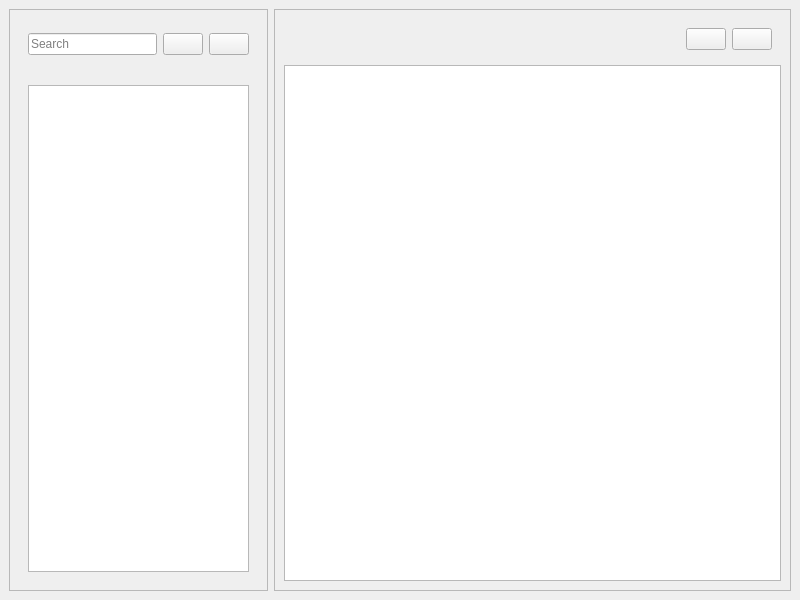
<?xml version="1.0" encoding="UTF-8"?>
<ui version="4.0">
 <class>MainWindow</class>
 <widget class="QMainWindow" name="MainWindow">
  <property name="geometry">
   <rect>
    <x>0</x>
    <y>0</y>
    <width>800</width>
    <height>600</height>
   </rect>
  </property>
  <property name="minimumSize">
   <size>
    <width>800</width>
    <height>600</height>
   </size>
  </property>
  <property name="windowTitle">
   <string>English Dictionary</string>
  </property>
  <widget class="QWidget" name="central_widget">
   <property name="minimumSize">
    <size>
     <width>800</width>
     <height>600</height>
    </size>
   </property>
   <layout class="QHBoxLayout" name="horizontalLayout_2" stretch="1,2">
    <item>
     <widget class="QFrame" name="left_frame">
      <property name="frameShape">
       <enum>QFrame::StyledPanel</enum>
      </property>
      <property name="frameShadow">
       <enum>QFrame::Raised</enum>
      </property>
      <layout class="QVBoxLayout" name="verticalLayout" stretch="1,10">
       <item>
        <widget class="QFrame" name="frame_4">
         <property name="frameShape">
          <enum>QFrame::NoFrame</enum>
         </property>
         <property name="frameShadow">
          <enum>QFrame::Plain</enum>
         </property>
         <layout class="QHBoxLayout" name="horizontalLayout_3">
          <item>
           <widget class="QLineEdit" name="search_bar">
            <property name="maxLength">
             <number>64</number>
            </property>
            <property name="placeholderText">
             <string>Search</string>
            </property>
            <property name="clearButtonEnabled">
             <bool>true</bool>
            </property>
           </widget>
          </item>
          <item>
           <widget class="QPushButton" name="search_button">
            <property name="toolTip">
             <string>Search word from the internet</string>
            </property>
            <property name="text">
             <string/>
            </property>
           </widget>
          </item>
          <item>
           <widget class="QPushButton" name="add_button">
            <property name="toolTip">
             <string>Manually add a new word</string>
            </property>
            <property name="text">
             <string/>
            </property>
           </widget>
          </item>
         </layout>
        </widget>
       </item>
       <item>
        <widget class="QScrollArea" name="scrollArea">
         <property name="frameShape">
          <enum>QFrame::NoFrame</enum>
         </property>
         <property name="frameShadow">
          <enum>QFrame::Plain</enum>
         </property>
         <property name="widgetResizable">
          <bool>true</bool>
         </property>
         <widget class="QWidget" name="scrollAreaWidgetContents_2">
          <property name="geometry">
           <rect>
            <x>0</x>
            <y>0</y>
            <width>241</width>
            <height>511</height>
           </rect>
          </property>
          <layout class="QVBoxLayout" name="verticalLayout_3">
           <item>
            <widget class="QListWidget" name="list_widget">
             <property name="sizePolicy">
              <sizepolicy hsizetype="Expanding" vsizetype="Expanding">
               <horstretch>0</horstretch>
               <verstretch>0</verstretch>
              </sizepolicy>
             </property>
             <property name="spacing">
              <number>1</number>
             </property>
             <property name="currentRow">
              <number>-1</number>
             </property>
             <property name="sortingEnabled">
              <bool>true</bool>
             </property>
            </widget>
           </item>
          </layout>
         </widget>
        </widget>
       </item>
      </layout>
     </widget>
    </item>
    <item>
     <widget class="QFrame" name="right_frame">
      <property name="frameShape">
       <enum>QFrame::StyledPanel</enum>
      </property>
      <property name="frameShadow">
       <enum>QFrame::Raised</enum>
      </property>
      <layout class="QVBoxLayout" name="verticalLayout_2">
       <item alignment="Qt::AlignRight">
        <widget class="QFrame" name="frame_5">
         <property name="enabled">
          <bool>true</bool>
         </property>
         <property name="frameShape">
          <enum>QFrame::NoFrame</enum>
         </property>
         <property name="frameShadow">
          <enum>QFrame::Plain</enum>
         </property>
         <layout class="QHBoxLayout" name="horizontalLayout_4">
          <item>
           <widget class="QPushButton" name="edit_button">
            <property name="toolTip">
             <string>Edit currently displayed word</string>
            </property>
            <property name="text">
             <string/>
            </property>
           </widget>
          </item>
          <item>
           <widget class="QPushButton" name="delete_button">
            <property name="toolTip">
             <string>Delete currently displayed word</string>
            </property>
            <property name="text">
             <string/>
            </property>
           </widget>
          </item>
         </layout>
        </widget>
       </item>
       <item>
        <widget class="QTextBrowser" name="text_browser"/>
       </item>
      </layout>
     </widget>
    </item>
   </layout>
  </widget>
 </widget>
 <resources/>
 <connections/>
</ui>
